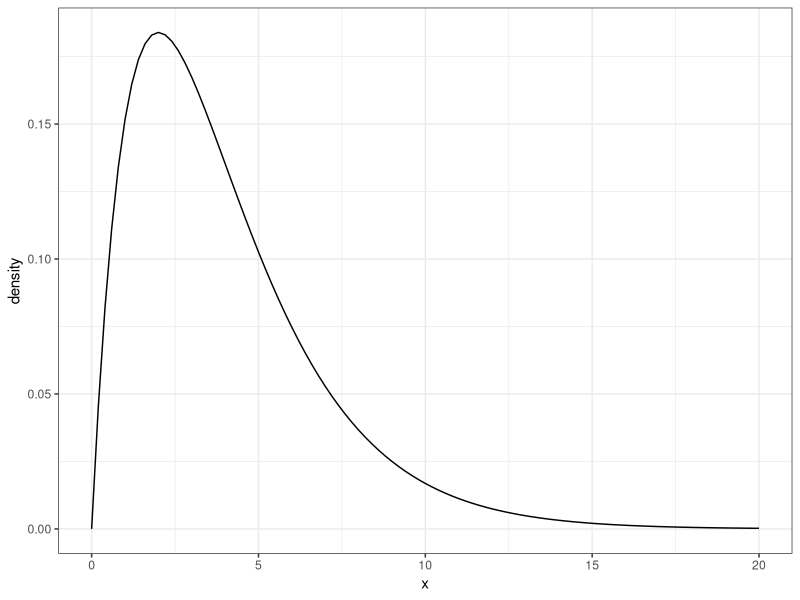
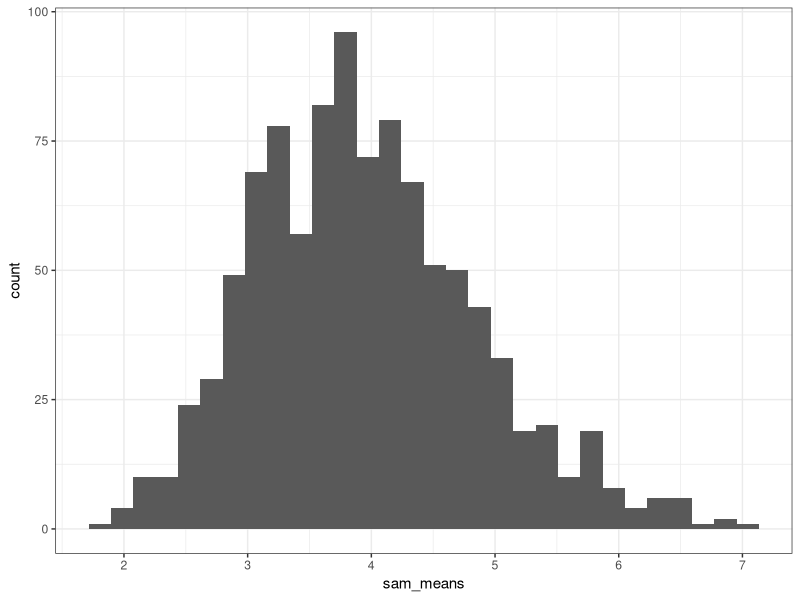
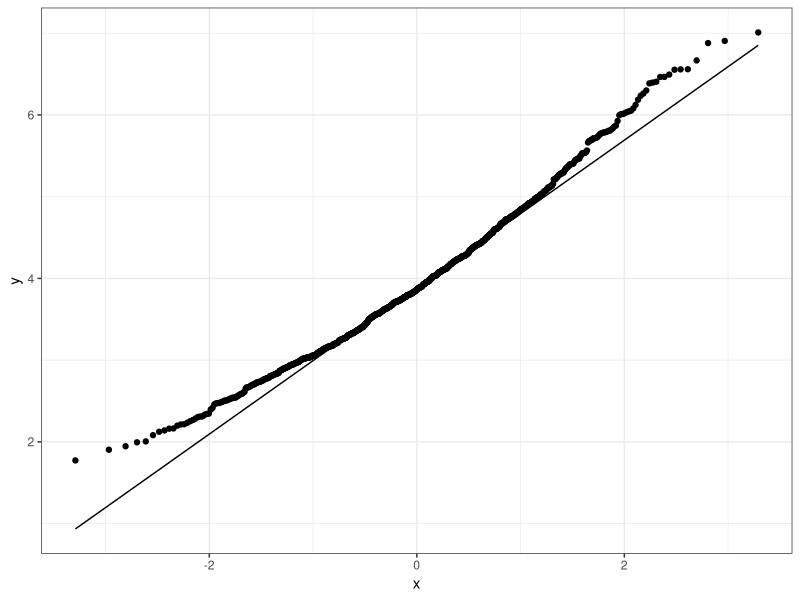
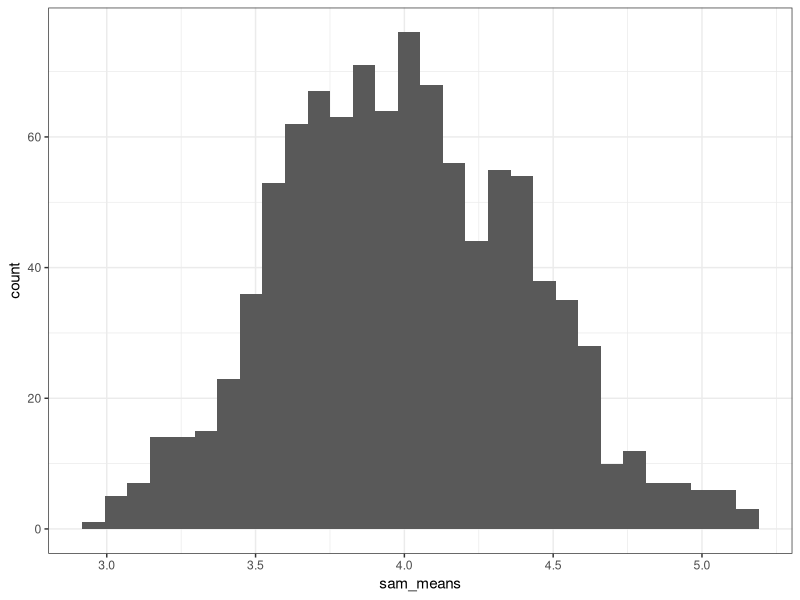
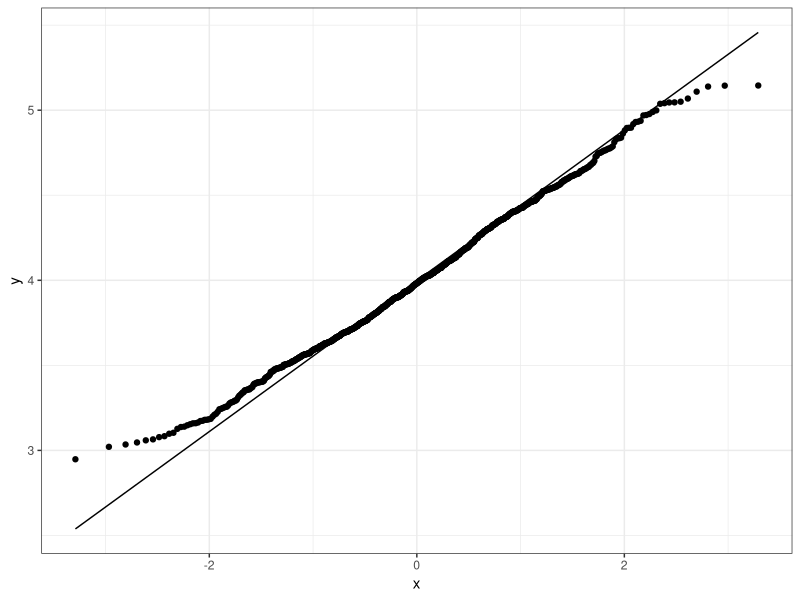
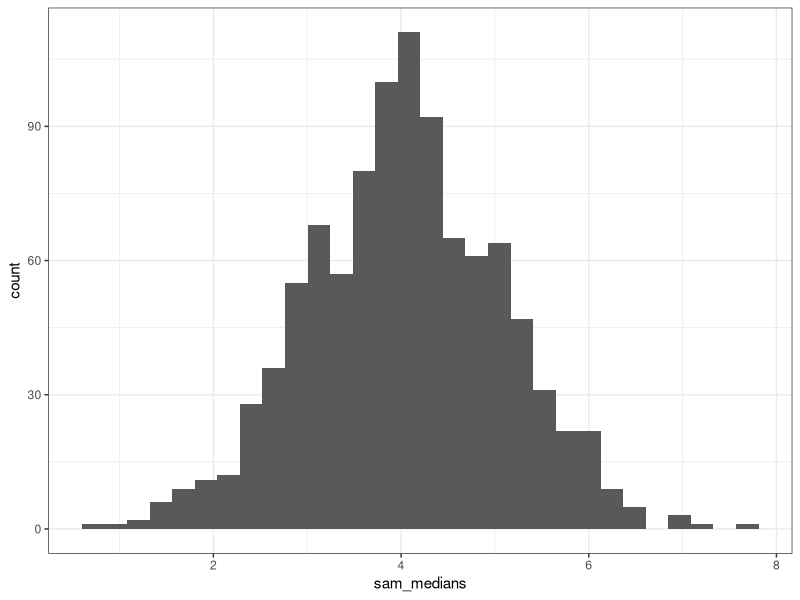
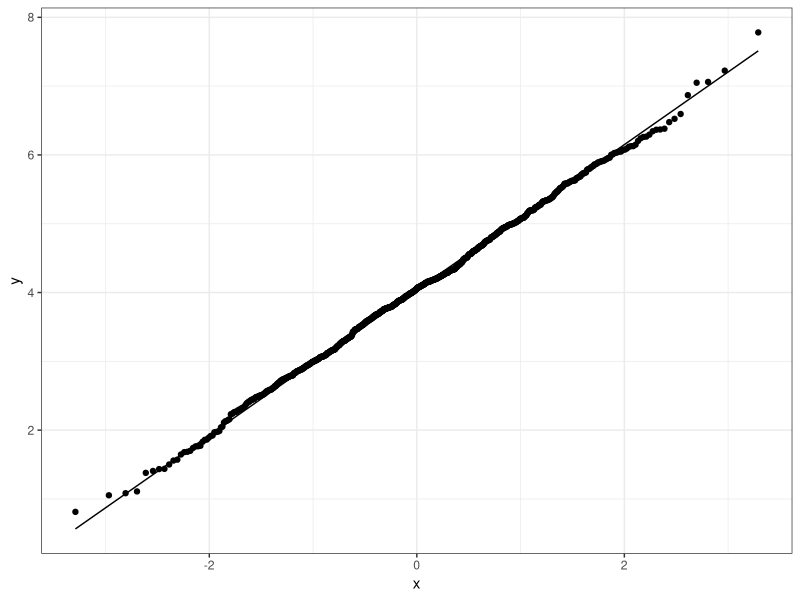

Recreate these plots in R, in order.
## ---- chunk 1
knitr::opts_chunk$set(echo = TRUE, comment = ">#")
comma <- function(x, digits. = 2L) format(x, digits = digits., big.mark = ",")
## ---- chunk 2
# Load required packages
library(tidyverse)
theme_set(theme_bw())
## ---- chunk 3
ggplot(tibble(x = c(0, 20)), aes(x = x)) + 
  stat_function(fun = dchisq, args = list(df = 4)) + 
  labs(y = "density")
## ---- chunk 4
sample_size <- 10  # define sample size
sam1 <- rchisq(sample_size, df = 4)
mean(sam1)  # mean of the sample
## ---- chunk 5
NREP <- 1000  # number of replications
sample_size <- 10  # define sample size
# Initialize place holders for results
sam_means <- rep(NA, NREP)  # an empty vector with NREP elements
for (i in seq_len(NREP)) {
  sam_means[i] <- mean(rchisq(sample_size, df = 4))
}
# Plot the means:
ggplot(tibble(sam_means), aes(x = sam_means)) + 
  geom_histogram()
# Check normality
ggplot(tibble(sam_means), aes(sample = sam_means)) + 
  stat_qq() + 
  stat_qq_line()
# Descriptive statistics
psych::describe(sam_means)
## ---- chunk 6
NREP <- 1000  # number of replications
sample_size <- 50  # define sample size
# Initialize place holders for results
sam_means <- rep(NA, NREP)  # an empty vector with NREP elements
for (i in seq_len(NREP)) {
  sam_means[i] <- mean(rchisq(sample_size, df = 4))
}
# Plot the means:
ggplot(tibble(sam_means), aes(x = sam_means)) + 
  geom_histogram()
# Check normality
ggplot(tibble(sam_means), aes(sample = sam_means)) + 
  stat_qq() + 
  stat_qq_line()
# Descriptive statistics
psych::describe(sam_means)
## ---- chunk 7
NREP <- 1000  # number of replications
sample_size <- 10  # define sample size
# Initialize place holders for results
sam_medians <- rep(NA, NREP)  # an empty vector with NREP elements
for (i in seq_len(NREP)) {
  sam_medians[i] <- median(rnorm(sample_size, mean = 4, sd = sqrt(8)))
}
# Plot the means:
ggplot(tibble(sam_medians), aes(x = sam_medians)) + 
  geom_histogram()
# Check normality
ggplot(tibble(sam_medians), aes(sample = sam_medians)) + 
  stat_qq() + 
  stat_qq_line()
# Descriptive statistics
psych::describe(sam_medians)
## ---- chunk 8
var_sam_mean <- 8 / 10  # theoretical value
var_sam_median <- var(sam_medians)
(re_median_mean <- var_sam_mean / var_sam_median)
## ---- chunk 9
(mse_sam_median <- mean((sam_medians - 4)^2))
